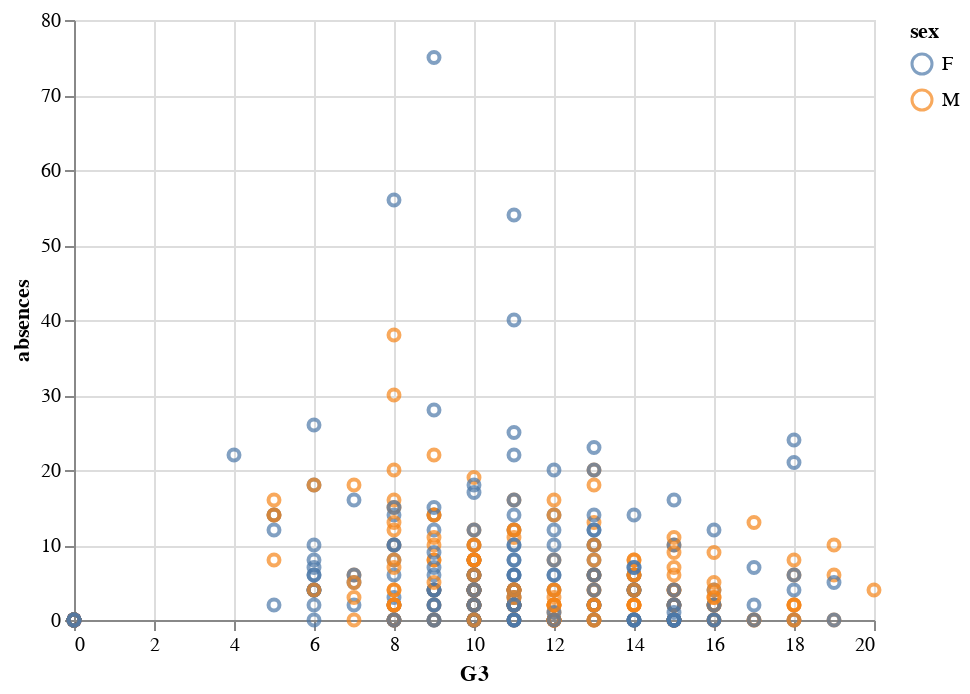

The cell this chart's notebook holds for it:
### Code cell
points = alt.Chart(math).mark_point().encode(
    x='G3:Q',
    y='absences:Q',
    color=alt.condition(brush, 'sex:N', alt.value('lightgray'))
).add_selection(
    brush
)

points

### Figure 1 — Vega-Lite specification as saved in the notebook (floating-point values rounded to 4 significant figures; data arrays with more than 128 entries replaced by an {"elided": "..."} marker saying what was removed)
{"config": {"view": {"continuousWidth": 400, "continuousHeight": 300}}, "data": {"name": "data-e915ea558f4356374e17cc933ebec282"}, "mark": "point", "encoding": {"color": {"condition": {"type": "nominal", "field": "sex", "selection": "selector004"}, "value": "lightgray"}, "x": {"type": "quantitative", "field": "G3"}, "y": {"type": "quantitative", "field": "absences"}}, "selection": {"selector004": {"type": "interval"}}, "$schema": "https://vega.github.io/schema/vega-lite/v4.8.1.json", "datasets": {"data-e915ea558f4356374e17cc933ebec282": {"elided": "395 records"}}}
